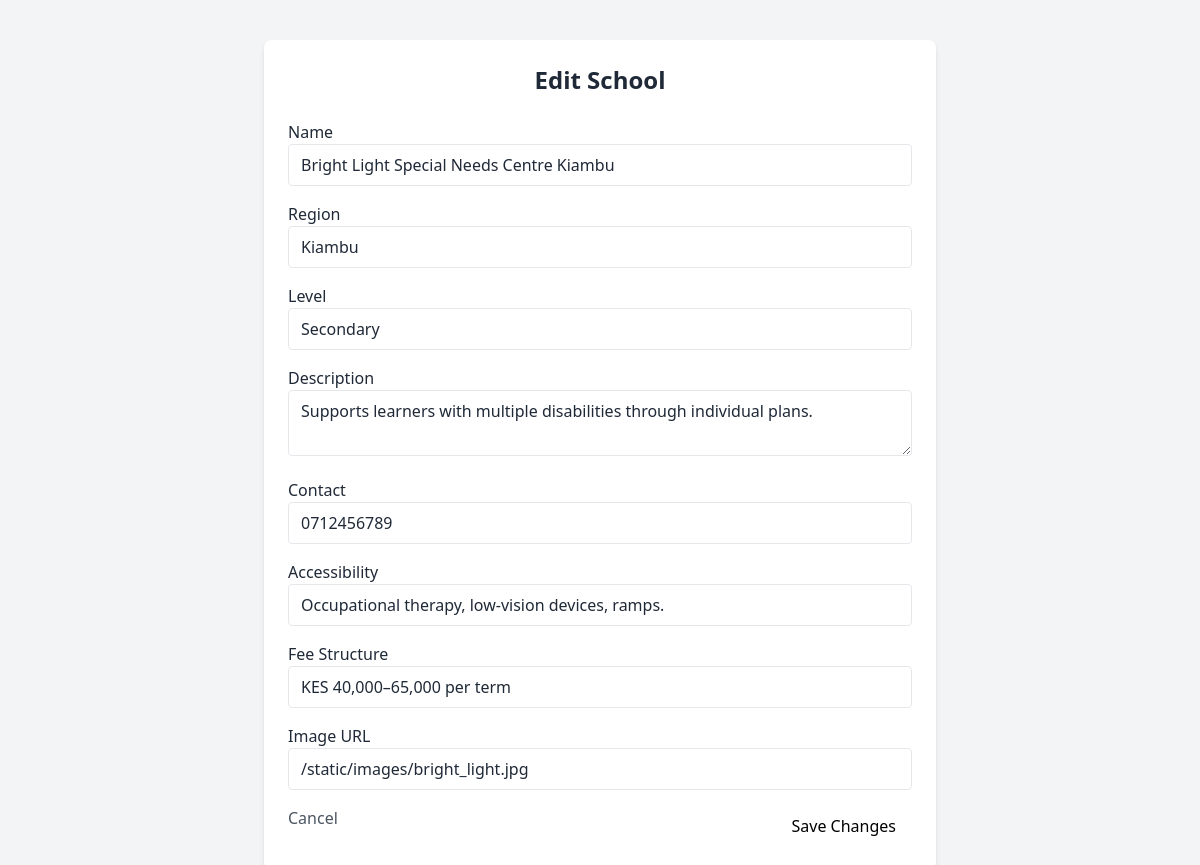
/admin/edit/20, run on the app's committed database.
### models.py (models this page shows, shortened)
class School(db.Model):
    id = db.Column(db.Integer, primary_key=True)
    name = db.Column(db.String(200), nullable=False)
    region = db.Column(db.String(100), nullable=False)
    level = db.Column(db.String(80), nullable=True)
    contact = db.Column(db.String(200), nullable=True)
    description = db.Column(db.Text, nullable=True)
    accessibility = db.Column(db.Text, nullable=True)
    fee_structure = db.Column(db.String(200), nullable=True)
    image_url = db.Column(db.String(500), nullable=True)

### app.py (the view)
@app.route('/admin/edit/<int:id>')
def edit_school_page(id):
    school = School.query.get_or_404(id)
    return render_template('edit-school.html', school=school)

### templates/edit-school.html (shortened to what this page needs)
<!DOCTYPE html>
<html lang="en">
<head>
    <link href="https://cdn.jsdelivr.net/npm/tailwindcss@2.2.19/dist/tailwind.min.css" rel="stylesheet">
</head>
<body class="bg-gray-100 text-gray-800">
    <div class="max-w-2xl mx-auto p-6 bg-white rounded-lg shadow-md mt-10">
        <h1 class="text-2xl font-bold mb-6 text-center">Edit School</h1>
        <form action="/admin/edit/{{ school.id }}" method="POST" class="space-y-4">
            <div>
                <label class="block font-medium">Name</label>
                <input type="text" name="name" value="{{ school.name }}" class="w-full border rounded px-3 py-2">
            </div>
            <div>
                <label class="block font-medium">Region</label>
                <input type="text" name="region" value="{{ school.region }}" class="w-full border rounded px-3 py-2">
            </div>
            <div>
                <label class="block font-medium">Level</label>
                <input type="text" name="level" value="{{ school.level }}" class="w-full border rounded px-3 py-2">
            </div>
            <div>
                <label class="block font-medium">Description</label>
                <textarea name="description" class="w-full border rounded px-3 py-2">{{ school.description }}</textarea>
            </div>
            <div>
                <label class="block font-medium">Contact</label>
                <input type="text" name="contact" value="{{ school.contact }}" class="w-full border rounded px-3 py-2">
            </div>
            <div>
                <label class="block font-medium">Accessibility</label>
                <input type="text" name="accessibility" value="{{ school.accessibility }}" class="w-full border rounded px-3 py-2">
            </div>
            <div>
                <label class="block font-medium">Fee Structure</label>
                <input type="text" name="fee_structure" value="{{ school.fee_structure }}" class="w-full border rounded px-3 py-2">
            </div>
            <div>
                <label class="block font-medium">Image URL</label>
                <input type="text" name="image_url" value="{{ school.image_url }}" class="w-full border rounded px-3 py-2">
            </div>
            <div class="flex justify-between mt-6">
                <a href="/admin-dashboard" class="text-gray-600 hover:underline">Cancel</a>
                <button type="submit" class="bg-orange-600 text-black px-4 py-2 rounded hover:bg-orange-700">Save Changes</button>
            </div>
        </form>
    </div>
</body>
</html>

### data on the page
School: name "Bright Light Special Needs Centre Kiambu", region "Kiambu", level "Secondary", description "Supports learners with multiple disabilities through individual plans.", contact "0712456789", accessibility "Occupational therapy, low-vision devices, ramps.", fee_structure "KES 40,000–65,000 per term", image_url "/static/images/bright_light.jpg"
